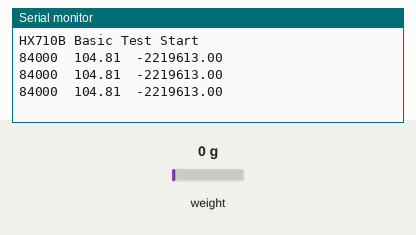
Recording of a sketch running on a simulated Arduino Uno, built with avr-gcc and run on an emulated ATmega328P. On the bench: the last lines printed to the serial monitor. Wiring (inferred from the names in the program): HX711 load-cell converter: data pin 14; SCK pin 13. The test bench sets the inputs (shaded band); at power-on: weight on the scale 0 g.

Above: at 1.7 s.
1.8 s: weight on the scale set to 100 g
At 2.4 s:
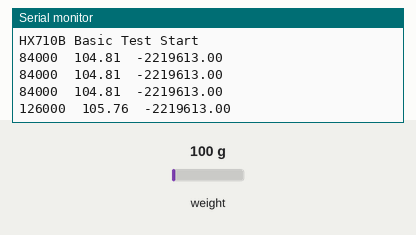
3.3 s: weight on the scale set to 1250 g
At 3.9 s:
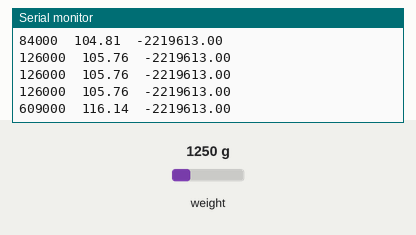
Timing chart, 0 to 6.3 s (numbered marks = the images above; inputs shaded):
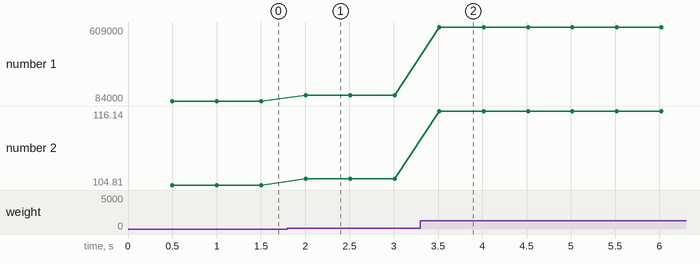

The sketch:

pressureesp8266.ino
```cpp
// Basic HX710B test with ESP8266
// Reads raw 24-bit output and prints to Serial Monitor

#define DOUT 14   // GPIO12 = D6 on NodeMCU
#define SCK  13   // GPIO14 = D5 on NodeMCU


#define FLASH_BTN 0
float spee =0.314159;
float off = -2219613;
void setup() {
  Serial.begin(115200);
  pinMode(DOUT, INPUT);
  pinMode(SCK, OUTPUT);
  digitalWrite(SCK, LOW);
  delay(500);
  Serial.println("HX710B Basic Test Start");
  pinMode(FLASH_BTN, INPUT_PULLUP);
}

long readHX710B() {
  while (digitalRead(DOUT));  // Wait until DOUT goes LOW

  long count = 0;
  for (int i = 0; i < 24; i++) {
    digitalWrite(SCK, HIGH);
    delayMicroseconds(1);
    count = count << 1;
    digitalWrite(SCK, LOW);
    delayMicroseconds(1);
    if (digitalRead(DOUT)) count++;
  }

  // 25th pulse to finish conversion cycle
  digitalWrite(SCK, HIGH);
  delayMicroseconds(1);
  digitalWrite(SCK, LOW);
  delayMicroseconds(1);

  // Convert from 24-bit two's complement
  if (count & 0x800000) count |= ~0xFFFFFF;

  return count;
}

void loop() {
  long value = readHX710B();

  float y= ((((float)(value +8388608)/16777215)*40)+76.8) ; // banglore pressure is 91.5 and minnimum is that by 1.25 apprx
  if (digitalRead(FLASH_BTN) == LOW) {
    off = value;  // simple debounce
  }
  if(value > off){
     spee = sqrt((((float)(value - off)/16777215)*40)*2*1000) ;
    }
  else{
     spee =0;
  }
   // assume density as 1 kg/m3  cause at banglore its 1.03 and sea level it is 1.225
  Serial.print(value);
  Serial.print("  ");
  Serial.print(spee);
  Serial.print("  ");
  Serial.println(off);
  delay(500);
}
```

Measured:
- after the input at 1.8 s, the serial monitor: prints a new line after 0.21 s (image 1)
- after the input at 3.3 s, the serial monitor: prints a new line after 0.21 s (image 2)
- plotted number 1: 84000 → 126000 after the input at 1.8 s, 126000 → 609000 after the input at 3.3 s
- plotted number 2: 104.81 → 105.76 after the input at 1.8 s, 105.76 → 116.14 after the input at 3.3 s
